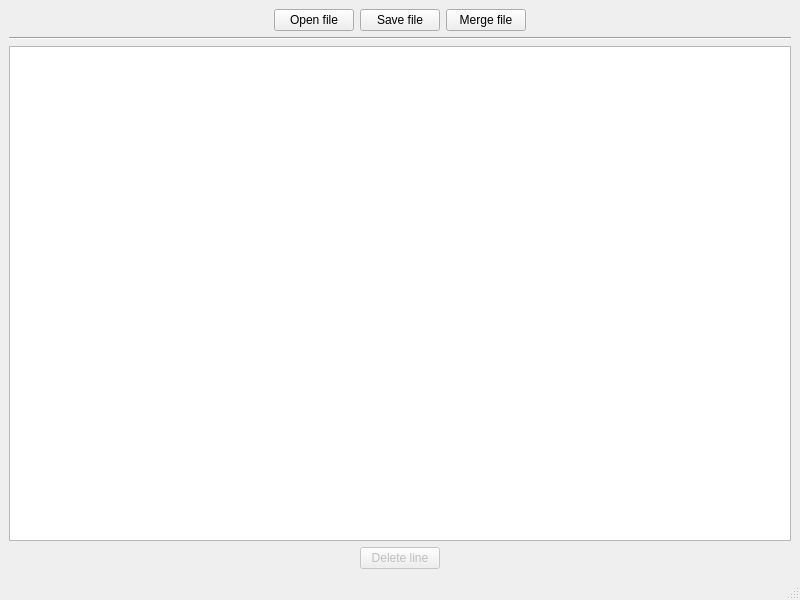
<?xml version="1.0" encoding="UTF-8"?>
<ui version="4.0">
 <class>MainWindow</class>
 <widget class="QMainWindow" name="MainWindow">
  <property name="geometry">
   <rect>
    <x>0</x>
    <y>0</y>
    <width>800</width>
    <height>600</height>
   </rect>
  </property>
  <property name="windowTitle">
   <string>CsvReader</string>
  </property>
  <widget class="QWidget" name="centralwidget">
   <layout class="QVBoxLayout" name="verticalLayout_2">
    <item>
     <layout class="QVBoxLayout" name="verticalLayout">
      <item>
       <layout class="QHBoxLayout" name="horizontalLayout_4">
        <item>
         <spacer name="horizontalSpacer_2">
          <property name="orientation">
           <enum>Qt::Horizontal</enum>
          </property>
          <property name="sizeHint" stdset="0">
           <size>
            <width>40</width>
            <height>20</height>
           </size>
          </property>
         </spacer>
        </item>
        <item>
         <widget class="QPushButton" name="openButton">
          <property name="text">
           <string>Open file</string>
          </property>
         </widget>
        </item>
        <item>
         <widget class="QPushButton" name="saveButton">
          <property name="text">
           <string>Save file</string>
          </property>
         </widget>
        </item>
        <item>
         <widget class="QPushButton" name="mergeButton">
          <property name="text">
           <string>Merge file</string>
          </property>
         </widget>
        </item>
        <item>
         <spacer name="horizontalSpacer">
          <property name="orientation">
           <enum>Qt::Horizontal</enum>
          </property>
          <property name="sizeHint" stdset="0">
           <size>
            <width>40</width>
            <height>20</height>
           </size>
          </property>
         </spacer>
        </item>
       </layout>
      </item>
      <item>
       <widget class="Line" name="line">
        <property name="orientation">
         <enum>Qt::Horizontal</enum>
        </property>
       </widget>
      </item>
      <item>
       <widget class="QTableView" name="tableView"/>
      </item>
      <item>
       <layout class="QHBoxLayout" name="horizontalLayout_5">
        <item>
         <spacer name="horizontalSpacer_4">
          <property name="orientation">
           <enum>Qt::Horizontal</enum>
          </property>
          <property name="sizeHint" stdset="0">
           <size>
            <width>40</width>
            <height>20</height>
           </size>
          </property>
         </spacer>
        </item>
        <item>
         <widget class="QPushButton" name="deleteButton">
          <property name="enabled">
           <bool>false</bool>
          </property>
          <property name="text">
           <string>Delete line</string>
          </property>
         </widget>
        </item>
        <item>
         <spacer name="horizontalSpacer_3">
          <property name="orientation">
           <enum>Qt::Horizontal</enum>
          </property>
          <property name="sizeHint" stdset="0">
           <size>
            <width>40</width>
            <height>20</height>
           </size>
          </property>
         </spacer>
        </item>
       </layout>
      </item>
     </layout>
    </item>
   </layout>
  </widget>
  <widget class="QStatusBar" name="statusbar"/>
  <widget class="QMenuBar" name="menubar">
   <property name="geometry">
    <rect>
     <x>0</x>
     <y>0</y>
     <width>800</width>
     <height>22</height>
    </rect>
   </property>
  </widget>
  <action name="actionOpen_csv_file">
   <property name="text">
    <string>Open .csv-file...</string>
   </property>
  </action>
  <action name="actionQuit">
   <property name="text">
    <string>Quit</string>
   </property>
  </action>
 </widget>
 <resources/>
 <connections/>
</ui>
